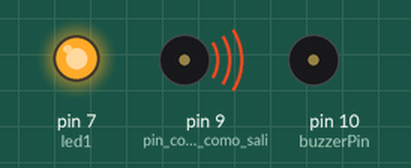
Recording of a sketch running on a simulated Arduino Uno, built with avr-gcc and run on an emulated ATmega328P. On the bench: output pins drawn as LEDs (lit = HIGH), buzzer (waves = sounding, pin HIGH).

Above: at 1.9 s.
At 26.85 s:
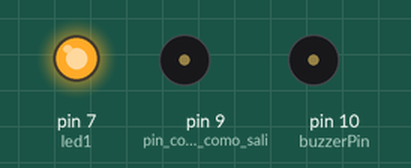
Timing chart, 0 to 31.3 s (numbered marks = the images above):
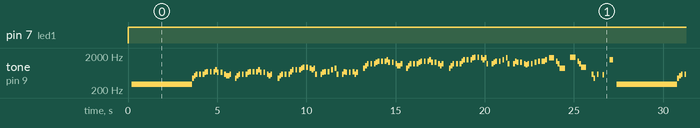

The sketch:

PRACTICA-4.4.ino
```cpp
int puls1 = 2; // Pin digital para pulsador 1

int buzzerPin =10; // Pin digital para el buzzer

int led1 = 7; // Pin digital para el LED 1

 void setup(){
 pinMode (9, OUTPUT); //pin configurado como salida

pinMode(puls1,INPUT ); // Habilita la resistencia pull-down para el pulsador 1


 pinMode(buzzerPin, OUTPUT); // Habilita el buzzer como salida
 pinMode(led1, OUTPUT); // Habilita el LED 1 como salida


}
// funcion = tone(pin, frequency, duration)
void loop() {


digitalWrite(led1,HIGH);
delay(100);
digitalWrite(puls1,LOW);
delay(100);


  tone(9,293.66,200);
  delay(200);
  tone(9,293.66,100);
  delay(100);
  tone(9,293.66,200);
  delay(200);
  tone(9,293.66,100);
  delay(100);
  tone(9,293.66,200);
  delay(200);
  tone(9,293.66,100);
  delay(100);
  tone(9,293.66,100);
  delay(100);
  tone(9,293.66,100);
  delay(100);
  tone(9,293.66,100);
  delay(100);
  tone(9,293.66,200);
  delay(200);
  tone(9,293.66,100);
  delay(100);
  tone(9,293.66,200);
  delay(200);
  tone(9,293.66,100);
  delay(100);
  tone(9,293.66,200);
  delay(200);
  tone(9,293.66,100);
  delay(100);
  tone(9,293.66,100);
  delay(100);
  tone(9,293.66,100);
  delay(100);
  tone(9,293.66,100);
  delay(100);
  tone(9,293.66,200);
  delay(200);
  tone(9,293.66,100);
  delay(100);
  tone(9,293.66,200);
  delay(200);
  tone(9,293.66,100);
  delay(100);
  tone(9,293.66,200);
  delay(200);
  tone(9,293.66,100);
  delay(100);
  tone(9,293.66,100);
  delay(100);
  tone(9,440,100);
  delay(100);
  tone(9,523.25,100);
  delay(100);
  tone(9,587.33,100);
  delay(200);
  tone(9,587.33,100);
  delay(200);
  tone(9,587.33,100);
  delay(100);
  tone(9,659.25,100);
  delay(100);
  tone(9,698.45,100);
  delay(200);
  tone(9,698.45,100);
  delay(200);
  tone(9,698.45,100);
  delay(100);
  tone(9,783.99,100);
  delay(100);
  tone(9,659.25,100);
  delay(200);
  tone(9,659.25,100);
  delay(200);
  tone(9,587.33,100);
  delay(100);
  tone(9,523.25,100);
  delay(100);
  tone(9,523.25,100);
  delay(100);
  tone(9,587.33,100);
  delay(300);
  tone(9,440,100);
  delay(100);
  tone(9,523.25,100);
  delay(100);
  tone(9,587.33,100);
  delay(200);
  tone(9,587.33,100);
  delay(200);
  tone(9,587.33,100);
  delay(100);
  tone(9,659.25,100);
  delay(100);
  tone(9,698.45,100);
  delay(200);
  tone(9,698.45,100);
  delay(200);
  tone(9,698.45,100);
  delay(100);
  tone(9,783.99,100);
  delay(100);
  tone(9,659.25,100);
  delay(200);
  tone(9,659.25,100);
  delay(200);
  tone(9,587.33,100);
  delay(100);
  tone(9,523.25,100);
  delay(100);
  tone(9,587.33,100);
  delay(400);
  tone(9,440,100);
  delay(100);
  tone(9,523.25,100);
  delay(100);
  tone(9,587.33,100);
  delay(200);
  tone(9,587.33,100);
  delay(200);
  tone(9,587.33,100);
  delay(100);
  tone(9,698.45,100);
  delay(100);
  tone(9,783.99,100);
  delay(200);
  tone(9,783.99,100);
  delay(200);
  tone(9,783.99,100);
  delay(100);
  tone(9,880,100);
  delay(100);
  tone(9,932.33,100);
  delay(200);
  tone(9,932.33,100);
  delay(200);
  tone(9,880,100);
  delay(100);
  tone(9,783.99,100);
  delay(100);
  tone(9,880,100);
  delay(100);
  tone(9,587.33,100);
  delay(300);
  tone(9,587.33,100);
  delay(100);
  tone(9,659.25,100);
  delay(100);
  tone(9,698.45,100);
  delay(200);
  tone(9,698.45,100);
  delay(200);
  tone(9,783.99,100);
  delay(200);
  tone(9,880,100);
  delay(100);
  tone(9,587.33,100);
  delay(300);
  tone(9,587.33,100);
  delay(100);
  tone(9,698.45,100);
  delay(100);
  tone(9,659.25,100);
  delay(200);
  tone(9,659.25,100);
  delay(200);
  tone(9,698.45,100);
  delay(100);
  tone(9,587.33,100);
  delay(100);
  tone(9,659.25,100);
  delay(400);
  tone(9,880,100);
  delay(100);
  tone(9,1046.50,100);
  delay(100);
  tone(9,1174.66,100);
  delay(200);
  tone(9,1174.66,100);
  delay(200);
  tone(9,1174.66,100);
  delay(100);
  tone(9,1318.51,100);
  delay(100);
  tone(9,1396.91,100);
  delay(200);
  tone(9,1396.91,100);
  delay(200);
  tone(9,1396.91,100);
  delay(100);
  tone(9,1567.98,100);
  delay(100);
  tone(9,1318.51,100);
  delay(200);
  tone(9,1318.51,100);
  delay(200);
  tone(9,1174.66,100);
  delay(100);
  tone(9,1046.50,100);
  delay(100);
  tone(9,1046.50,100);
  delay(100);
  tone(9,1174.66,100);
  delay(300);
  tone(9,880,100);
  delay(100);
  tone(9,1046.50,100);
  delay(100);
  tone(9,1174.66,100);
  delay(200);
  tone(9,1174.66,100);
  delay(200);
  tone(9,1174.66,100);
  delay(100);
  tone(9,1318.51,100);
  delay(100);
  tone(9,1396.91,100);
  delay(200);
  tone(9,1396.91,100);
  delay(200);
  tone(9,1396.91,100);
  delay(100);
  tone(9,1567.98,100);
  delay(100);
  tone(9,1318.51,100);
  delay(200);
  tone(9,1318.51,100);
  delay(200);
  tone(9,1174.66,100);
  delay(100);
  tone(9,1046.50,100);
  delay(100);
  tone(9,1174.66,100);
  delay(400);
  tone(9,880,100);
  delay(100);
  tone(9,1046.50,100);
  delay(100);
  tone(9,1174.66,100);
  delay(200);
  tone(9,1174.66,100);
  delay(200);
  tone(9,1174.66,100);
  delay(100);
  tone(9,1396.91,100);
  delay(100);
  tone(9,1567.98,100);
  delay(200);
  tone(9,1567.98,100);
  delay(200);
  tone(9,1567.98,100);
  delay(100);
  tone(9,1760,100);
  delay(100);
  tone(9,1864.66,100);
  delay(200);
  tone(9,1864.66,100);
  delay(200);
  tone(9,1760,100);
  delay(100);
  tone(9,1567.98,100);
  delay(100);
  tone(9,1760,100);
  delay(100);
  tone(9,1174.66,100);
  delay(300);
  tone(9,1174.66,100);
  delay(100);
  tone(9,1318.51,100);
  delay(100);
  tone(9,1396.91,100);
  delay(200);
  tone(9,1396.91,100);
  delay(200);
  tone(9,1567.98,100);
  delay(200);
  tone(9,1760,100);
  delay(100);
  tone(9,1174.66,100);
  delay(300);
  tone(9,1174.66,100);
  delay(100);
  tone(9,1396.91,100);
  delay(100);
  tone(9,1318.51,100);
  delay(200);
  tone(9,1318.51,100);
  delay(200);
  tone(9,1174.66,100);
  delay(100);
  tone(9,1108.73,100);
  delay(100);
  tone(9,1174.66,100);
  delay(200);
  tone(9,1174.66,100);
  delay(200);
  tone(9,1318.51,100);
  delay(200);
  tone(9,1396.91,100);
  delay(200);
  tone(9,1396.91,100);
  delay(100);
  tone(9,1396.91,100);
  delay(100);
  tone(9,1567.98,100);
  delay(200);
  tone(9,1760,300);
  delay(400);
  tone(9,1396.91,100);
  delay(100);
  tone(9,1174.66,100);
  delay(100);
  tone(9,880,300);
  delay(600);
  tone(9,1864.66,300);
  delay(400);
  tone(9,1396.91,100);
  delay(100);
  tone(9,1174.66,100);
  delay(100);
  tone(9,932.33,300);
  delay(600);
  tone(9,587.33,100);
  delay(100);
  tone(9,440,100);
  delay(200);
  tone(9,587.33,100);
  delay(300);
  tone(9,554.36,100);
  delay(400);
  tone(9,1567.98,100);
  delay(100);
  tone(9,1567.98,100);
  delay(100);
 }
```

Measured:
- by itself, pin 7 (led1): LOW → HIGH at 0.00 s
- by itself, tone on pin 9 (pin_configurado_como_sali): plays 293 Hz for 3.4 s, 440 Hz for 0.10 s, 523 Hz for 0.10 s, 587 Hz for 0.10 s, 587 Hz for 0.10 s, 587 Hz for 0.10 s … (668 notes in this stretch)
